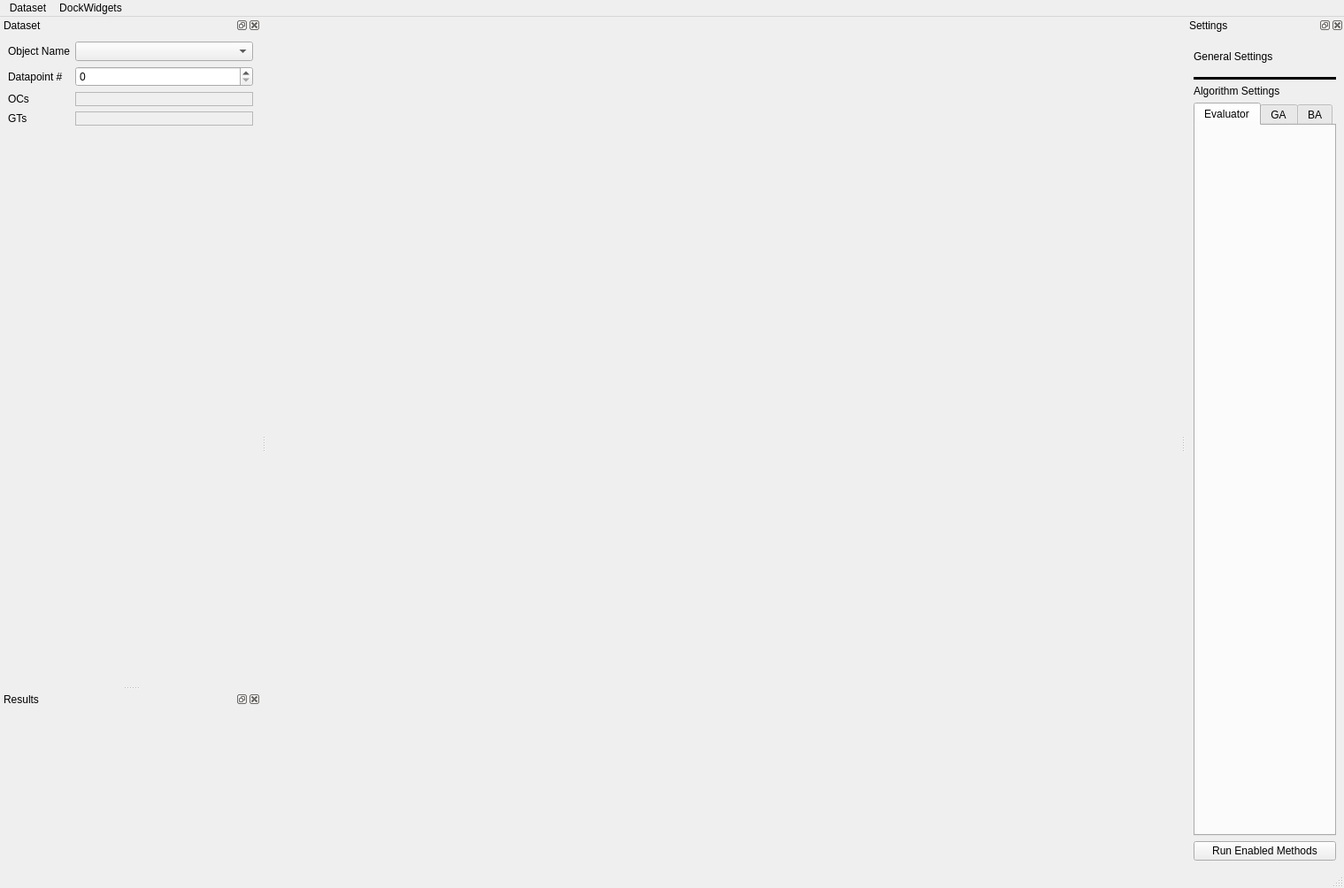
<?xml version="1.0" encoding="UTF-8"?>
<ui version="4.0">
 <class>AlgorithmTuner</class>
 <widget class="QMainWindow" name="AlgorithmTuner">
  <property name="geometry">
   <rect>
    <x>0</x>
    <y>0</y>
    <width>1519</width>
    <height>1004</height>
   </rect>
  </property>
  <property name="windowTitle">
   <string>MainWindow</string>
  </property>
  <property name="tabShape">
   <enum>QTabWidget::Rounded</enum>
  </property>
  <property name="dockNestingEnabled">
   <bool>true</bool>
  </property>
  <property name="dockOptions">
   <set>QMainWindow::AllowNestedDocks|QMainWindow::AllowTabbedDocks|QMainWindow::AnimatedDocks</set>
  </property>
  <widget class="QWidget" name="centralwidget">
   <layout class="QGridLayout" name="gridLayout">
    <item row="0" column="0">
     <widget class="QVTKWidget" name="vtkWidget" native="true"/>
    </item>
   </layout>
  </widget>
  <widget class="QMenuBar" name="menubar">
   <property name="geometry">
    <rect>
     <x>0</x>
     <y>0</y>
     <width>1519</width>
     <height>24</height>
    </rect>
   </property>
   <property name="defaultUp">
    <bool>false</bool>
   </property>
   <property name="nativeMenuBar">
    <bool>true</bool>
   </property>
   <widget class="QMenu" name="menuFile">
    <property name="title">
     <string>Dataset</string>
    </property>
    <addaction name="actionLoadDataset"/>
   </widget>
   <widget class="QMenu" name="menuDockableWidget">
    <property name="title">
     <string>DockWidgets</string>
    </property>
    <addaction name="actionSettings"/>
    <addaction name="actionDatapoint"/>
    <addaction name="actionResults"/>
   </widget>
   <addaction name="menuFile"/>
   <addaction name="menuDockableWidget"/>
  </widget>
  <widget class="QStatusBar" name="statusbar"/>
  <widget class="QDockWidget" name="algorithmSettingsDockWidget">
   <property name="windowTitle">
    <string>Settings</string>
   </property>
   <attribute name="dockWidgetArea">
    <number>2</number>
   </attribute>
   <widget class="QWidget" name="dockWidgetContents_4">
    <layout class="QGridLayout" name="gridLayout_2">
     <item row="0" column="0">
      <layout class="QVBoxLayout" name="sidePanelVerticalLayout">
       <property name="topMargin">
        <number>10</number>
       </property>
       <item>
        <widget class="QLabel" name="label_4">
         <property name="text">
          <string>General Settings</string>
         </property>
        </widget>
       </item>
       <item>
        <layout class="QFormLayout" name="generalSettingsFormLayout">
         <property name="topMargin">
          <number>10</number>
         </property>
        </layout>
       </item>
       <item>
        <widget class="Line" name="line">
         <property name="frameShadow">
          <enum>QFrame::Plain</enum>
         </property>
         <property name="lineWidth">
          <number>5</number>
         </property>
         <property name="midLineWidth">
          <number>5</number>
         </property>
         <property name="orientation">
          <enum>Qt::Horizontal</enum>
         </property>
        </widget>
       </item>
       <item>
        <widget class="QLabel" name="algorithmSettingsQLabel">
         <property name="text">
          <string>Algorithm Settings</string>
         </property>
        </widget>
       </item>
       <item>
        <widget class="QTabWidget" name="settingsTabWidget">
         <property name="currentIndex">
          <number>0</number>
         </property>
         <property name="tabsClosable">
          <bool>false</bool>
         </property>
         <property name="movable">
          <bool>true</bool>
         </property>
         <widget class="QWidget" name="tab_3">
          <attribute name="title">
           <string>Evaluator</string>
          </attribute>
          <layout class="QVBoxLayout" name="verticalLayout_4">
           <property name="leftMargin">
            <number>0</number>
           </property>
           <property name="topMargin">
            <number>0</number>
           </property>
           <property name="rightMargin">
            <number>0</number>
           </property>
           <property name="bottomMargin">
            <number>0</number>
           </property>
           <item>
            <layout class="QFormLayout" name="evaluatorSettingsFormLayout"/>
           </item>
          </layout>
         </widget>
         <widget class="QWidget" name="tab">
          <attribute name="title">
           <string>GA</string>
          </attribute>
          <layout class="QVBoxLayout" name="verticalLayout_2">
           <property name="leftMargin">
            <number>0</number>
           </property>
           <property name="topMargin">
            <number>0</number>
           </property>
           <property name="rightMargin">
            <number>0</number>
           </property>
           <property name="bottomMargin">
            <number>0</number>
           </property>
           <item>
            <layout class="QFormLayout" name="gaSettingsFormLayout"/>
           </item>
          </layout>
         </widget>
         <widget class="QWidget" name="tab_2">
          <attribute name="title">
           <string>BA</string>
          </attribute>
          <layout class="QVBoxLayout" name="verticalLayout">
           <property name="leftMargin">
            <number>0</number>
           </property>
           <property name="topMargin">
            <number>0</number>
           </property>
           <property name="rightMargin">
            <number>0</number>
           </property>
           <property name="bottomMargin">
            <number>0</number>
           </property>
           <item>
            <layout class="QFormLayout" name="baSettingsFormLayout"/>
           </item>
          </layout>
         </widget>
        </widget>
       </item>
       <item>
        <widget class="QPushButton" name="runEnabledMethodsButton">
         <property name="text">
          <string>Run Enabled Methods</string>
         </property>
        </widget>
       </item>
      </layout>
     </item>
    </layout>
   </widget>
  </widget>
  <widget class="QDockWidget" name="datasetDock">
   <property name="enabled">
    <bool>true</bool>
   </property>
   <property name="sizePolicy">
    <sizepolicy hsizetype="Preferred" vsizetype="Preferred">
     <horstretch>0</horstretch>
     <verstretch>0</verstretch>
    </sizepolicy>
   </property>
   <property name="minimumSize">
    <size>
     <width>295</width>
     <height>218</height>
    </size>
   </property>
   <property name="windowTitle">
    <string>Dataset</string>
   </property>
   <attribute name="dockWidgetArea">
    <number>1</number>
   </attribute>
   <widget class="QWidget" name="dockWidgetContents_5">
    <layout class="QFormLayout" name="formLayout_4">
     <item row="0" column="0">
      <widget class="QLabel" name="objectNameLabel">
       <property name="text">
        <string>Object Name</string>
       </property>
      </widget>
     </item>
     <item row="0" column="1">
      <widget class="QComboBox" name="objectNameComboBox"/>
     </item>
     <item row="1" column="0">
      <widget class="QLabel" name="datapointLabel">
       <property name="text">
        <string>Datapoint #</string>
       </property>
      </widget>
     </item>
     <item row="1" column="1">
      <widget class="QSpinBox" name="datapointSpinBox"/>
     </item>
     <item row="2" column="0">
      <widget class="QLabel" name="label">
       <property name="text">
        <string>OCs</string>
       </property>
      </widget>
     </item>
     <item row="2" column="1">
      <widget class="QLabel" name="ocsCountLabel">
       <property name="frameShape">
        <enum>QFrame::StyledPanel</enum>
       </property>
       <property name="text">
        <string/>
       </property>
      </widget>
     </item>
     <item row="3" column="0">
      <widget class="QLabel" name="label_2">
       <property name="text">
        <string>GTs</string>
       </property>
      </widget>
     </item>
     <item row="3" column="1">
      <widget class="QLabel" name="gtsCountLabel">
       <property name="frameShape">
        <enum>QFrame::StyledPanel</enum>
       </property>
       <property name="text">
        <string/>
       </property>
      </widget>
     </item>
    </layout>
   </widget>
  </widget>
  <widget class="QDockWidget" name="resultDock">
   <property name="sizePolicy">
    <sizepolicy hsizetype="Preferred" vsizetype="Preferred">
     <horstretch>0</horstretch>
     <verstretch>0</verstretch>
    </sizepolicy>
   </property>
   <property name="minimumSize">
    <size>
     <width>200</width>
     <height>58</height>
    </size>
   </property>
   <property name="windowTitle">
    <string>Results</string>
   </property>
   <attribute name="dockWidgetArea">
    <number>1</number>
   </attribute>
   <widget class="QWidget" name="resultDockLayout">
    <layout class="QVBoxLayout" name="verticalLayout_3">
     <item>
      <layout class="QFormLayout" name="resultDockFormLayout"/>
     </item>
    </layout>
   </widget>
  </widget>
  <action name="actionLoadDataset">
   <property name="text">
    <string>Load Dataset</string>
   </property>
  </action>
  <action name="actionDataSelector">
   <property name="text">
    <string>DataSelector</string>
   </property>
  </action>
  <action name="actionSettings">
   <property name="text">
    <string>Settings</string>
   </property>
  </action>
  <action name="actionDatapoint">
   <property name="text">
    <string>Datapoint</string>
   </property>
  </action>
  <action name="actionResults">
   <property name="text">
    <string>Results</string>
   </property>
  </action>
 </widget>
 <customwidgets>
  <customwidget>
   <class>QVTKWidget</class>
   <extends>QWidget</extends>
   <header location="global">QVTKWidget.h</header>
   <container>1</container>
  </customwidget>
 </customwidgets>
 <resources/>
 <connections>
  <connection>
   <sender>actionSettings</sender>
   <signal>triggered()</signal>
   <receiver>algorithmSettingsDockWidget</receiver>
   <slot>show()</slot>
   <hints>
    <hint type="sourcelabel">
     <x>-1</x>
     <y>-1</y>
    </hint>
    <hint type="destinationlabel">
     <x>1419</x>
     <y>560</y>
    </hint>
   </hints>
  </connection>
  <connection>
   <sender>actionDatapoint</sender>
   <signal>triggered()</signal>
   <receiver>datasetDock</receiver>
   <slot>show()</slot>
   <hints>
    <hint type="sourcelabel">
     <x>-1</x>
     <y>-1</y>
    </hint>
    <hint type="destinationlabel">
     <x>121</x>
     <y>480</y>
    </hint>
   </hints>
  </connection>
  <connection>
   <sender>actionResults</sender>
   <signal>triggered()</signal>
   <receiver>resultDock</receiver>
   <slot>show()</slot>
   <hints>
    <hint type="sourcelabel">
     <x>-1</x>
     <y>-1</y>
    </hint>
    <hint type="destinationlabel">
     <x>121</x>
     <y>961</y>
    </hint>
   </hints>
  </connection>
 </connections>
</ui>
